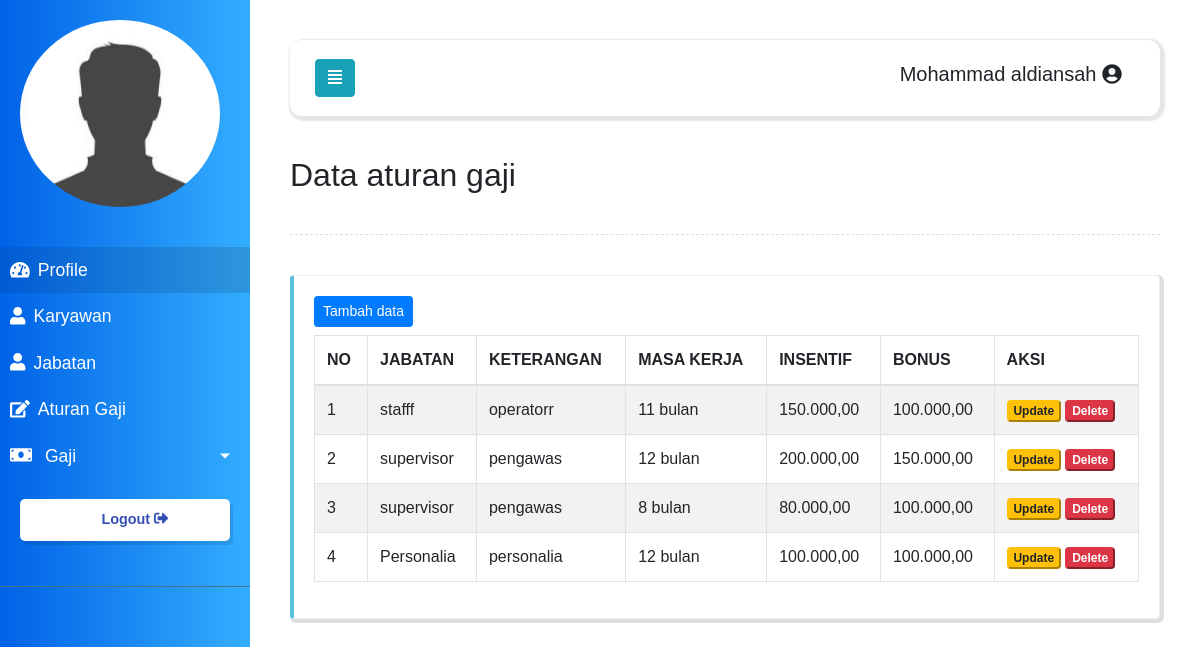
The page /index.php/aturan_gaji on the database its author committed.
### tables this page shows
CREATE TABLE `aturan_gaji` (
  `id` int(11) NOT NULL,
  `kode_jabatan` varchar(15) NOT NULL,
  `masa_kerja_jabatan` varchar(55) NOT NULL,
  `insentif` varchar(55) NOT NULL,
  `bonus` varchar(55) NOT NULL
);

CREATE TABLE `jabatan` (
  `kode_jabatan` varchar(15) NOT NULL,
  `jabatan` varchar(55) NOT NULL,
  `standar_gaji` varchar(55) NOT NULL,
  `keterangan` varchar(55) NOT NULL
);

### application/helpers/std_helper.php (called while the page is built)
<?php
function view($view_path, $newdata = null)
{
    $CI = &get_instance();
    return $CI->load->view($view_path, $newdata);
}
function rupiah($angka){
	$hasil_rupiah = number_format($angka,2,',','.');
	return $hasil_rupiah;
}

### application/views/templates/content.php (called while the page is built)
<?php view('templates/header'); ?>
<?php view('templates/sidebar'); ?>
<?php view('templates/navbar'); ?>
<?php view($page, isset($content) ? $content : ''); ?>
<?php view('templates/footer'); ?>

### application/controllers/Aturan_gaji.php (called while the page is built, shortened)
<?php
class Aturan_gaji extends CI_Controller {
    public function index()
    {
        $data['title'] = 'Data aturan gaji';
		$data['judul'] = 'Data aturan gaji';
        $data['page'] = 'aturan/index';
        $data['aturan'] = $this->aturan->get();
		view('templates/content', $data);
    }
}

### index.php (called while the page is built, shortened)
<?php
require_once BASEPATH.'core/CodeIgniter.php';

### application/models/Aturan_model.php (called while the page is built, shortened)
<?php
class Aturan_model extends CI_Model {
    public function get()
    {
        $this->db->join('jabatan', 'aturan_gaji.kode_jabatan = jabatan.kode_jabatan');
        $query = $this->db->get('aturan_gaji');
        if (count($query->result()) > 0) {
            return $query->result();
        }
    }
}

### application/views/aturan/index.php (the view, shortened to what this page needs)
<div class="line"></div>
      <section class="bd-callout bd-callout-info container">
        <div class="row mb-2">
            <div class="col">
                <a href="<?=base_url('aturan_gaji/tambah') ?>" class="btn btn-primary btn-sm" >Tambah data</a>
            </div>
        </div>
        <div class="table-responsive">
          <table class="table table-hover table-striped table-bordered">
            <thead>
              <tr>
                <th>NO</th>
                <th>JABATAN</th>
                <th>KETERANGAN</th>
                <th>MASA KERJA</th>
                <th>INSENTIF</th>
                <th>BONUS</th>
                <th>AKSI</th>
              </tr>
            </thead>
            <tbody>
            <?php $no=1; foreach ($aturan as $a): ?>
              <tr>
                <td><?= $no++; ?></td>
                <td><?= $a->jabatan ?></td>
                <td><?= $a->keterangan ?></td>
                <td><?= $a->masa_kerja_jabatan ?> bulan</td>
                <td><?= rupiah($a->insentif) ?></td>
                <td><?= rupiah($a->bonus) ?></td>
                <td><button class="badge btn-warning" onclick="window.location.href='<?= base_url('aturan_gaji/edit/') . $a->id ; ?>'">Update</button>
                    <button class="badge btn-danger" onclick="if(confirm('anda yakin ingin menghapus aturan <?= $a->jabatan ?> ?'))window.location.href='<?= base_url('aturan_gaji/hapus/') . $a->id ; ?>' ">Delete</button></td>
              </tr>
            <?php endforeach; ?>
            </tbody>
          </table>
        </div>
      </section>

### application/views/templates/header.php (shortened to what this page needs)
<!DOCTYPE html>
<html>
<head>
  <link rel="stylesheet" href="<?= base_url('assets') ?>/css/bootstrap.min.css">
  <link rel="stylesheet" href="<?= base_url('assets') ?>/css/style_admin.css">
  <link rel="stylesheet" href="<?= base_url('assets') ?>/js/jquery.mCustomScrollbar.concat.min.js">
</head>
<body>
  <div class="wrapper">

### application/views/templates/sidebar.php (shortened to what this page needs)
<nav id="sidebar">
    <div class="sidebar-header">
    <img src="<?= base_url('assets/') ?>/img/default.jpg" class="card-img" alt="">
    </div>
    <ul class="list-unstyled components">
    <li class="active">
        <a href="<?= base_url() ?>"><i class="fas fa-tachometer-alt mr-2"></i>Profile</a>
    </li>
    <li>
        <a href="<?= base_url('karyawan') ?>"><i class="fas fa-user mr-2"></i>Karyawan</a>
    </li>
    <li>
        <a href="<?= base_url('jabatan') ?>"><i class="fas fa-user mr-2"></i>Jabatan</a>
    </li>
    <li>
        <a href="<?= base_url('aturan_gaji') ?>"><i class="fas fa-edit mr-2"></i>Aturan Gaji</a>
    </li>
    <li>
        <a href="#pageSubmenu" data-toggle="collapse" aria-expanded="false" class="dropdown-toggle"><i class="fas fa-money-bill mr-2"></i> Gaji</a>
    </li>
    <ul class="list-unstyled CTAs">
    <li>
        <a href="#" class="logout">Logout <i class="fas fa-sign-out-alt"></i> </a>
    </li>
    </ul>
</nav>

### application/views/templates/navbar.php
<div id="content">
<nav class="navbar navbar-expand-lg navbar-light bg-white">
  <div class="container-fluid">
    <button type="button" id="sidebarCollapse" class="btn btn-info">
      <i class="fas fa-align-justify"></i>
    </button>
    <div >
        <button class="btn" href="#" role="button"
            aria-haspopup="true" aria-expanded="false">
                    <h5 >Mohammad aldiansah <i class="fas fa-user-circle circle"></i></h5>
        </button>
    </div>
  </div>
</nav>
<h2><?= $judul ?></h2>

### application/views/templates/footer.php (shortened to what this page needs)
    </div>
</div>
</body>
</html>

### assets/css/style_admin.css (style rules this page uses)
body { font-family: 'Poppins', sans-serif; background: #ffffff; }
a, a:hover, a:focus { color: inherit; text-decoration: none; transition: all 0.3s; }
.navbar { padding: 15px 10px; border: none; border-radius: 12px; margin-bottom: 40px; box-shadow: 2px 2px 2px 3px rgba(0, 0, 0, 0.1); }
.line { width: 100%; height: 1px; border-bottom: 1px dashed #ddd; margin: 40px 0; }
.wrapper { display: flex; width: 100%; }
#sidebar { width: 250px; position: fixed; top: 0; left: 0; height: 100vh; z-index: 999; background: #007bff; background: linear-gradient(to right, #0062E6, #33AEFF); color: #fff; transition: all 0.3s; }
#sidebar .sidebar-header { padding: 20px; background: #007bff; background: linear-gradient(to right, #0062E6, #33AEFF); }
#sidebar ul.components { padding: 20px 0; border-bottom: 1px solid #47748b; }
#sidebar ul li a { padding: 10px; font-size: 1.1em; display: block; }
#sidebar ul li.active>a, a[aria-expanded="true"] { color: #fff; background: #1669c2; background: linear-gradient(to right, rgb(0, 91, 211), rgb(45, 151, 221)); }
.card-img { width: 200px; height: 187px; border-radius: 50%; }
a[data-toggle="collapse"] { position: relative; }
.dropdown-toggle::after { display: block; position: absolute; top: 50%; right: 20px; transform: translateY(-50%); }
ul ul a { font-size: 0.9em !important; padding-left: 30px !important; background: #007bff; background: linear-gradient(to right, #0062E6, #33AEFF); }
ul.CTAs { padding: 20px; }
ul.CTAs a { text-align: center; display: block; border-radius: 5px; margin-bottom: 5px; }
a.logout { background: #fff; color: rgb(53, 79, 182); font-size: 20px; font-weight: bold; box-shadow: 3px 4px rgb(0, 0, 0, 0.1); font-family: sans-serif; }
#content { width: calc(100% - 250px); padding: 40px; min-height: 100vh; transition: all 0.3s; position: absolute; top: 0; right: 0; }
.bd-callout { background: white; padding: 1.25rem; margin-top: 1.25rem; margin-bottom: 1.25rem; border: 1px solid #eee; border-left-width: .25rem; border-radius: .25rem; box-shadow: 2px 2px 0px 2px rgba(65, 64, 64, 0.171); }
.bd-callout-info { border-left-color: #5bc0de; }

### rows shown on the page
aturan_gaji: kode_jabatan.jabatan "stafff", kode_jabatan.keterangan "operatorr", masa_kerja_jabatan "11", insentif "150.000,00", bonus "100.000,00"
aturan_gaji: kode_jabatan.jabatan "supervisor", kode_jabatan.keterangan "pengawas", masa_kerja_jabatan "12", insentif "200.000,00", bonus "150.000,00"
aturan_gaji: kode_jabatan.jabatan "supervisor", kode_jabatan.keterangan "pengawas", masa_kerja_jabatan "8", insentif "80.000,00", bonus "100.000,00"
aturan_gaji: kode_jabatan.jabatan "Personalia", kode_jabatan.keterangan "personalia", masa_kerja_jabatan "12", insentif "100.000,00", bonus "100.000,00"

### other values the page prints
$judul "Data aturan gaji"
